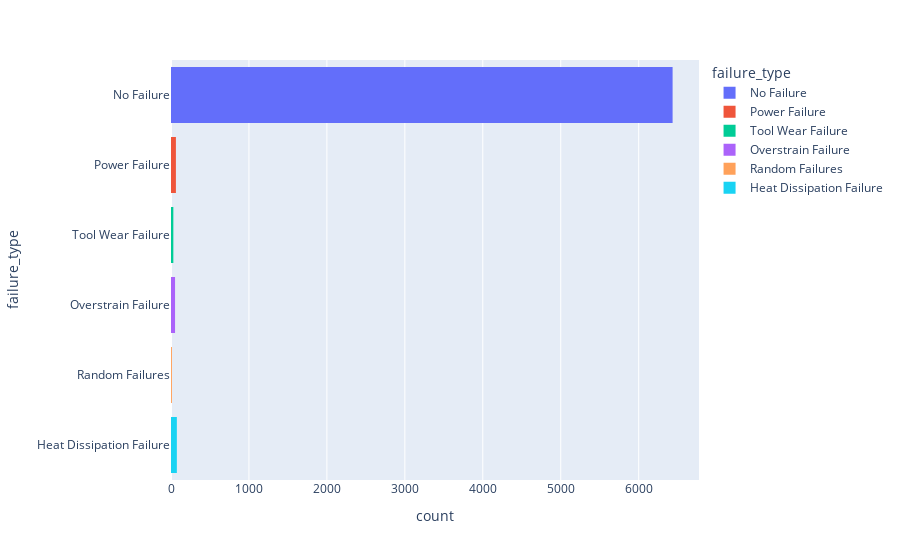

Notebook cell for this chart:
### Markdown cell above
**# Explorando os dados**

### Code cell
# Exibição da distribuição de classe da variável de destino

px.histogram(df_base, y="failure_type", color="failure_type")

### Figure 1 — Plotly figure (JSON) as saved in the notebook; plotly's stock layout.template omitted (floating-point values rounded to 4 significant figures; data arrays with more than 128 entries replaced by an {"elided": "..."} marker saying what was removed)
{"data": [{"alignmentgroup": "True", "bingroup": "y", "hovertemplate": "failure_type=%{y}<br>count=%{x}<extra></extra>", "legendgroup": "No Failure", "marker": {"color": "#636efa", "pattern": {"shape": ""}}, "name": "No Failure", "offsetgroup": "No Failure", "orientation": "h", "showlegend": true, "type": "histogram", "xaxis": "x", "y": {"elided": "6435 str values"}, "yaxis": "y"}, {"alignmentgroup": "True", "bingroup": "y", "hovertemplate": "failure_type=%{y}<br>count=%{x}<extra></extra>", "legendgroup": "Power Failure", "marker": {"color": "#EF553B", "pattern": {"shape": ""}}, "name": "Power Failure", "offsetgroup": "Power Failure", "orientation": "h", "showlegend": true, "type": "histogram", "xaxis": "x", "y": ["Power Failure", "Power Failure", "Power Failure", "Power Failure", "Power Failure", "Power Failure", "Power Failure", "Power Failure", "Power Failure", "Power Failure", "Power Failure", "Power Failure", "Power Failure", "Power Failure", "Power Failure", "Power Failure", "Power Failure", "Power Failure", "Power Failure", "Power Failure", "Power Failure", "Power Failure", "Power Failure", "Power Failure", "Power Failure", "Power Failure", "Power Failure", "Power Failure", "Power Failure", "Power Failure", "Power Failure", "Power Failure", "Power Failure", "Power Failure", "Power Failure", "Power Failure", "Power Failure", "Power Failure", "Power Failure", "Power Failure", "Power Failure", "Power Failure", "Power Failure", "Power Failure", "Power Failure", "Power Failure", "Power Failure", "Power Failure", "Power Failure", "Power Failure", "Power Failure", "Power Failure", "Power Failure", "Power Failure", "Power Failure", "Power Failure", "Power Failure", "Power Failure", "Power Failure", "Power Failure", "Power Failure", "Power Failure", "Power Failure"], "yaxis": "y"}, {"alignmentgroup": "True", "bingroup": "y", "hovertemplate": "failure_type=%{y}<br>count=%{x}<extra></extra>", "legendgroup": "Tool Wear Failure", "marker": {"color": "#00cc96", "pattern": {"shape": ""}}, "name": "Tool Wear Failure", "offsetgroup": "Tool Wear Failure", "orientation": "h", "showlegend": true, "type": "histogram", "xaxis": "x", "y": ["Tool Wear Failure", "Tool Wear Failure", "Tool Wear Failure", "Tool Wear Failure", "Tool Wear Failure", "Tool Wear Failure", "Tool Wear Failure", "Tool Wear Failure", "Tool Wear Failure", "Tool Wear Failure", "Tool Wear Failure", "Tool Wear Failure", "Tool Wear Failure", "Tool Wear Failure", "Tool Wear Failure", "Tool Wear Failure", "Tool Wear Failure", "Tool Wear Failure", "Tool Wear Failure", "Tool Wear Failure", "Tool Wear Failure", "Tool Wear Failure", "Tool Wear Failure", "Tool Wear Failure", "Tool Wear Failure", "Tool Wear Failure", "Tool Wear Failure", "Tool Wear Failure", "Tool Wear Failure", "Tool Wear Failure"], "yaxis": "y"}, {"alignmentgroup": "True", "bingroup": "y", "hovertemplate": "failure_type=%{y}<br>count=%{x}<extra></extra>", "legendgroup": "Overstrain Failure", "marker": {"color": "#ab63fa", "pattern": {"shape": ""}}, "name": "Overstrain Failure", "offsetgroup": "Overstrain Failure", "orientation": "h", "showlegend": true, "type": "histogram", "xaxis": "x", "y": ["Overstrain Failure", "Overstrain Failure", "Overstrain Failure", "Overstrain Failure", "Overstrain Failure", "Overstrain Failure", "Overstrain Failure", "Overstrain Failure", "Overstrain Failure", "Overstrain Failure", "Overstrain Failure", "Overstrain Failure", "Overstrain Failure", "Overstrain Failure", "Overstrain Failure", "Overstrain Failure", "Overstrain Failure", "Overstrain Failure", "Overstrain Failure", "Overstrain Failure", "Overstrain Failure", "Overstrain Failure", "Overstrain Failure", "Overstrain Failure", "Overstrain Failure", "Overstrain Failure", "Overstrain Failure", "Overstrain Failure", "Overstrain Failure", "Overstrain Failure", "Overstrain Failure", "Overstrain Failure", "Overstrain Failure", "Overstrain Failure", "Overstrain Failure", "Overstrain Failure", "Overstrain Failure", "Overstrain Failure", "Overstrain Failure", "Overstrain Failure", "Overstrain Failure", "Overstrain Failure", "Overstrain Failure", "Overstrain Failure", "Overstrain Failure", "Overstrain Failure", "Overstrain Failure", "Overstrain Failure", "Overstrain Failure", "Overstrain Failure", "Overstrain Failure", "Overstrain Failure"], "yaxis": "y"}, {"alignmentgroup": "True", "bingroup": "y", "hovertemplate": "failure_type=%{y}<br>count=%{x}<extra></extra>", "legendgroup": "Random Failures", "marker": {"color": "#FFA15A", "pattern": {"shape": ""}}, "name": "Random Failures", "offsetgroup": "Random Failures", "orientation": "h", "showlegend": true, "type": "histogram", "xaxis": "x", "y": ["Random Failures", "Random Failures", "Random Failures", "Random Failures", "Random Failures", "Random Failures", "Random Failures", "Random Failures", "Random Failures", "Random Failures", "Random Failures", "Random Failures"], "yaxis": "y"}, {"alignmentgroup": "True", "bingroup": "y", "hovertemplate": "failure_type=%{y}<br>count=%{x}<extra></extra>", "legendgroup": "Heat Dissipation Failure", "marker": {"color": "#19d3f3", "pattern": {"shape": ""}}, "name": "Heat Dissipation Failure", "offsetgroup": "Heat Dissipation Failure", "orientation": "h", "showlegend": true, "type": "histogram", "xaxis": "x", "y": ["Heat Dissipation Failure", "Heat Dissipation Failure", "Heat Dissipation Failure", "Heat Dissipation Failure", "Heat Dissipation Failure", "Heat Dissipation Failure", "Heat Dissipation Failure", "Heat Dissipation Failure", "Heat Dissipation Failure", "Heat Dissipation Failure", "Heat Dissipation Failure", "Heat Dissipation Failure", "Heat Dissipation Failure", "Heat Dissipation Failure", "Heat Dissipation Failure", "Heat Dissipation Failure", "Heat Dissipation Failure", "Heat Dissipation Failure", "Heat Dissipation Failure", "Heat Dissipation Failure", "Heat Dissipation Failure", "Heat Dissipation Failure", "Heat Dissipation Failure", "Heat Dissipation Failure", "Heat Dissipation Failure", "Heat Dissipation Failure", "Heat Dissipation Failure", "Heat Dissipation Failure", "Heat Dissipation Failure", "Heat Dissipation Failure", "Heat Dissipation Failure", "Heat Dissipation Failure", "Heat Dissipation Failure", "Heat Dissipation Failure", "Heat Dissipation Failure", "Heat Dissipation Failure", "Heat Dissipation Failure", "Heat Dissipation Failure", "Heat Dissipation Failure", "Heat Dissipation Failure", "Heat Dissipation Failure", "Heat Dissipation Failure", "Heat Dissipation Failure", "Heat Dissipation Failure", "Heat Dissipation Failure", "Heat Dissipation Failure", "Heat Dissipation Failure", "Heat Dissipation Failure", "Heat Dissipation Failure", "Heat Dissipation Failure", "Heat Dissipation Failure", "Heat Dissipation Failure", "Heat Dissipation Failure", "Heat Dissipation Failure", "Heat Dissipation Failure", "Heat Dissipation Failure", "Heat Dissipation Failure", "Heat Dissipation Failure", "Heat Dissipation Failure", "Heat Dissipation Failure", "Heat Dissipation Failure", "Heat Dissipation Failure", "Heat Dissipation Failure", "Heat Dissipation Failure", "Heat Dissipation Failure", "Heat Dissipation Failure", "Heat Dissipation Failure", "Heat Dissipation Failure", "Heat Dissipation Failure", "Heat Dissipation Failure", "Heat Dissipation Failure", "Heat Dissipation Failure", "Heat Dissipation Failure", "Heat Dissipation Failure", "Heat Dissipation Failure"], "yaxis": "y"}], "layout": {"barmode": "relative", "legend": {"title": {"text": "failure_type"}, "tracegroupgap": 0}, "margin": {"t": 60}, "xaxis": {"anchor": "y", "domain": [0, 1], "title": {"text": "count"}}, "yaxis": {"anchor": "x", "categoryarray": ["Heat Dissipation Failure", "Random Failures", "Overstrain Failure", "Tool Wear Failure", "Power Failure", "No Failure"], "categoryorder": "array", "domain": [0, 1], "title": {"text": "failure_type"}}}}
